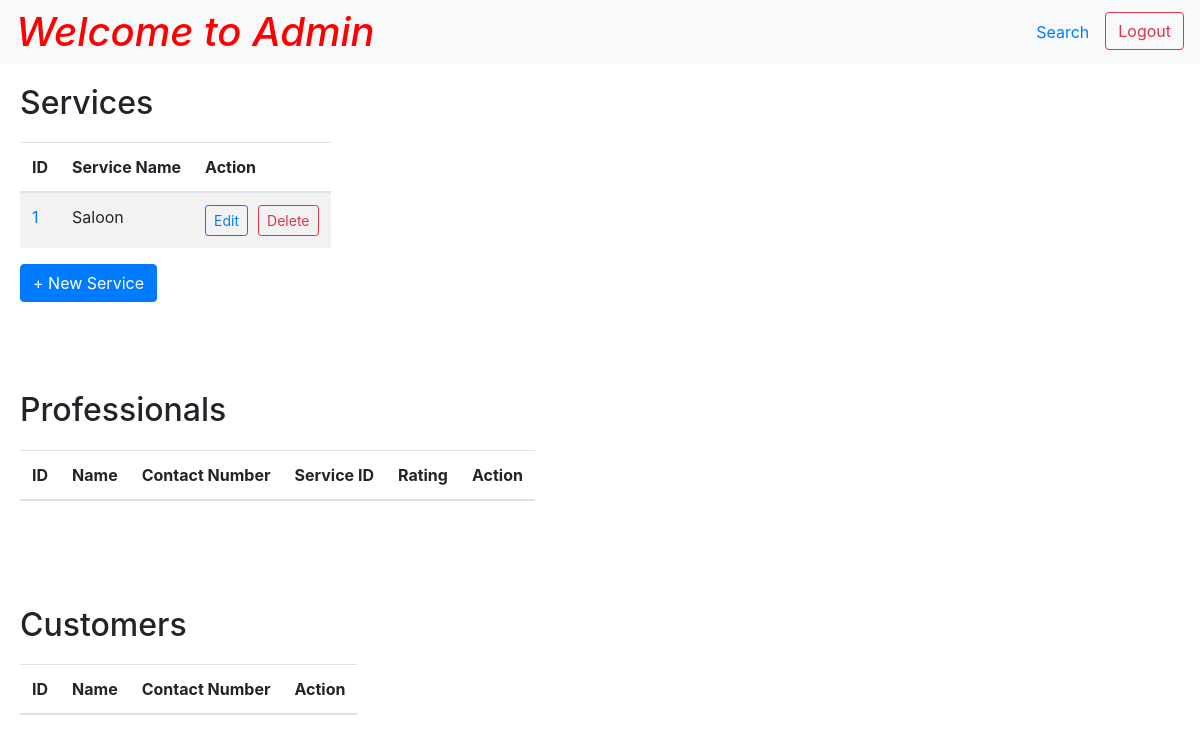
The page /admin (signed in) on the database as committed earlier.
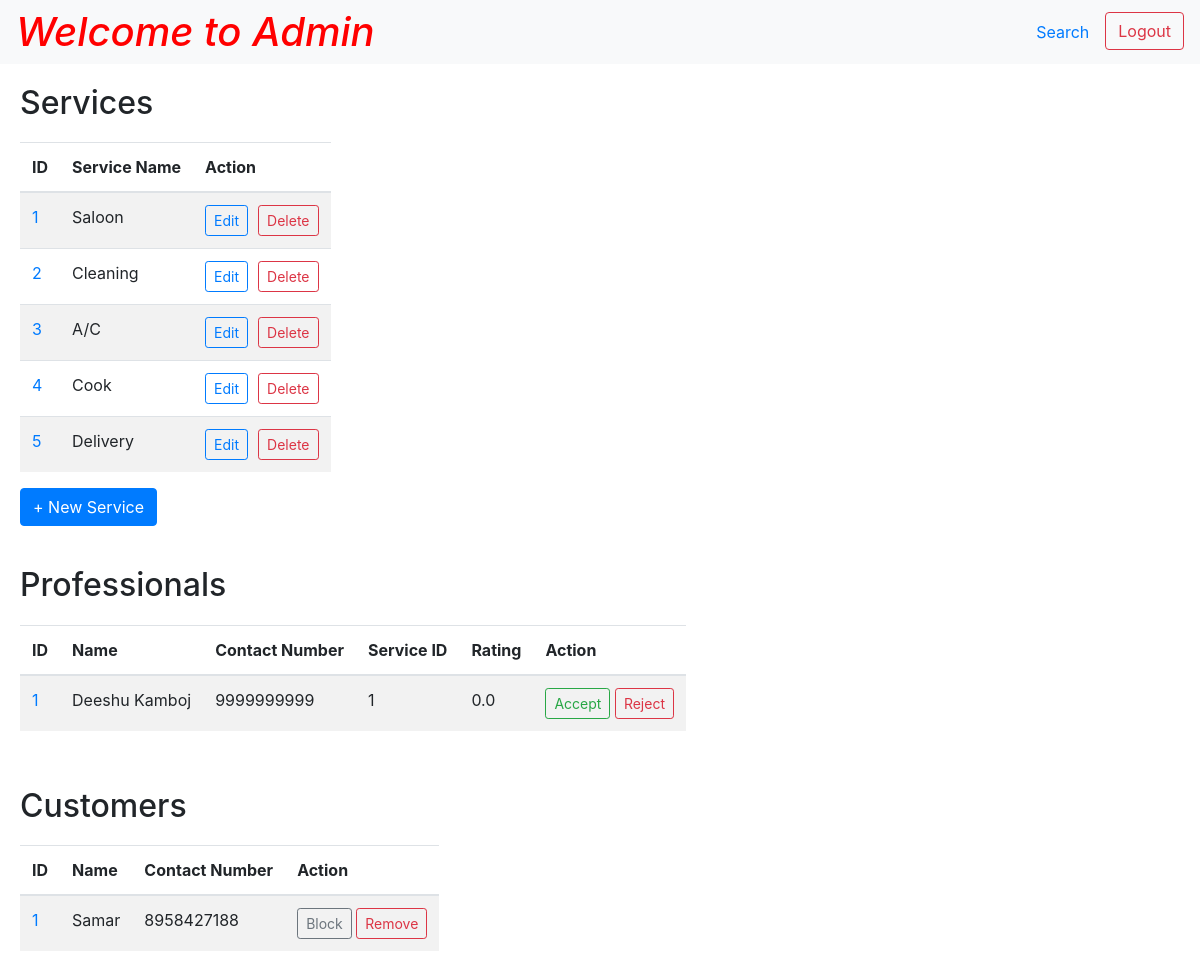
The same page on the database as committed later.
### tables this page shows
CREATE TABLE "services" (
    "id" INTEGER,
    "name" TEXT NOT NULL UNIQUE,
    "description" TEXT NOT NULL,
    "price" REAL NOT NULL,
    PRIMARY KEY("id")
);

CREATE TABLE "professionals" (
    "id" INTEGER,
    "fname" TEXT NOT NULL,
    "lname" TEXT,
    "address" TEXT NOT NULL,
    "pincode" INTEGER NOT NULL,
    "contact_number" TEXT NOT NULL UNIQUE,
    "email" TEXT NOT NULL UNIQUE,
    "password" TEXT NOT NULL,
    "service_id" INTEGER NOT NULL,
    "experience" INTEGER,
    "description" TEXT NOT NULL,
    "date_created" DATETIME DEFAULT CURRENT_TIMESTAMP,
    "rating" REAL DEFAULT 0,
    "status" TEXT CHECK("status" in (NULL, 'active', 'block')) DEFAULT NULL,
    PRIMARY KEY("id"),
    FOREIGN KEY("service_id") REFERENCES "services"("id") ON DELETE CASCADE
);

CREATE TABLE "customers" (
    "id" INTEGER,
    "fname" TEXT NOT NULL,
    "lname" TEXT,
    "address" TEXT,
    "pincode" INTEGER,
    "contact_number" TEXT NOT NULL UNIQUE,
    "email" TEXT NOT NULL UNIQUE,
    "password" TEXT NOT NULL,
    "status" TEXT CHECK("status" in ('active', 'block')) DEFAULT 'active',
    PRIMARY KEY("id")
);

### app.py (the view)
@app.route("/admin", methods=["GET", "POST"])
def admin():
    if request.method == "POST":
        ...
    else:
        if "username" in session and "password" in session:
            admin = helper.fetch_admin(username=session["username"],
                                        password=session["password"])
        else:
            admin = None
        if admin:
            professionals = helper.fetch_professionals()
            customers = helper.fetch_customers()
            services = helper.fetch_services()
            service_requests = helper.fetch_service_requests()
            return render_template("admin.html", professionals=professionals, customers=customers,
                                   services=services, requests=service_requests)
        else:
            return redirect(url_for("login"))

### app.py (called while the page is built)
@app.after_request
def add_header(response):
    response.headers['Cache-Control'] = 'no-store, no-cache, must-revalidate, post-check=0, pre-check=0, max-age=0'
    response.headers['Pragma'] = 'no-cache'
    response.headers['Expires'] = '-1'
    return response

### helper.py (called while the page is built)
def get_db():
    connection = sqlite3.connect("database.db")
    connection.execute("PRAGMA foreign_keys = ON")
    connection.row_factory = sqlite3.Row
    return connection

def fetch_admin(username, password):
    with get_db() as connection:
        db = connection.cursor()
        admin = db.execute("SELECT * FROM admins WHERE username = ? AND password = ?",
                (username, password)).fetchone()
        return admin

def fetch_customers():
    with get_db() as connection:
        db = connection.cursor()
        return db.execute("SELECT * FROM customers ORDER BY status").fetchall()

def fetch_professionals():
    with get_db() as connection:
        db = connection.cursor()
        return db.execute("SELECT * FROM professionals ORDER BY status, date_created").fetchall()

def fetch_services():
    with get_db() as connection:
        db = connection.cursor()
        return db.execute("SELECT * FROM services").fetchall()

def fetch_service_requests():
    with get_db() as connection:
        db = connection.cursor()
        return db.execute("SELECT * FROM service_requests").fetchall()

### templates/admin.html (shortened to what this page needs)
<!DOCTYPE html>
<html lang="en">
<head>
    <link rel="stylesheet" href="https://cdn.jsdelivr.net/npm/bootstrap@4.0.0/dist/css/bootstrap.min.css"
>
</head>
<body>
    <div class="page-wrapper">
        <nav class="navbar navbar-expand-lg navbar-light bg-light">
            <a href="/admin" style="text-decoration: none; color: red;">
                <h1>Welcome to Admin</h1>
            </a>
            <ul class="nav ml-auto">
                <li class="nav-item">
                    <a class="nav-link" href="/admin/search">Search</a>
                </li>
                <li>
                    <form action="/logout" class="d-inline">
                        <button type="submit" class="btn btn-outline-danger">Logout</button>
                    </form>
                </li>
            </ul>
        </nav>
        <div class="form-container">
            <h2>Services</h2>
            <table class="table table-striped table-responsive">
                <thead>
                    <tr>
                        <th>ID</th>
                        <th>Service Name</th>
                        <th>Action</th>
                    </tr>
                </thead>
                <tbody>
                    {% for service in services %}
                    <tr>
                        <td>
                            <a href="" data-toggle="modal" data-target="#serviceInfoModal{{ service['id'] }}">{{
                                service['id'] }}</a>
                        </td>
                        <td>{{ service["name"] }}</td>
                        <td>
                            <div class="form-row">
                                <div class="col">
                                    <button type="button" class="btn btn-outline-primary btn-sm" data-toggle="modal"
                                        data-target="#serviceEditModal{{ service['id'] }}">Edit</button>
                                </div>
                                <div class="col">
                                    <form action="{{ url_for('service', subpath='delete', id=service['id']) }}"
                                        method="post"
                                        onsubmit="return confirm('Are you sure you want to delete this service because this will remove all professionals from database?');">
                                        <button class="btn btn-outline-danger btn-sm" type="submit">Delete</button>
                                    </form>
                                </div>
                            </div>
                        </td>
                    </tr>
                    {% endfor %}
                </tbody>
            </table>
            <button type="button" class="btn btn-primary" data-toggle="modal" data-target="#serviceModal">
                + New Service
            </button>
        </div>
        <div class="form-container">
            <h2>Professionals</h2>
            <table class="table table-striped table-responsive">
                <thead>
                    <tr>
                        <th>ID</th>
                        <th>Name</th>
                        <th>Contact Number</th>
                        <th>Service ID</th>
                        <th>Rating</th>
                        <th>Action</th>
                    </tr>
                </thead>
                <tbody>
                    {% for professional in professionals %}
                    <tr>
                        <td>
                            <a href="" data-toggle="modal" data-target="#professionalModal{{ professional['id'] }}">{{
                                professional['id'] }}</a>
                        </td>
                        <td>{{ professional["fname"] + ' ' + professional["lname"] }}</td>
                        <td>{{ professional["contact_number"] }}</td>
                        <td>{{ professional["service_id"] }}</td>
                        <td>{{ professional["rating"] }}</td>
                        <td>
                            {% if professional['status'] == None %}
                            <form action="{{ url_for('accept_reject', id=professional['id']) }}" method="post">
                                <button class="btn btn-outline-success btn-sm" type="submit" value="accept"
                                    name="action">Accept</button>
                                <button class="btn btn-outline-danger btn-sm" type="submit" value="reject"
                                    name="action">Reject</button>
                            </form>
                            {% endif %}
                        </td>
                    </tr>
                    {% endfor %}
                </tbody>
            </table>
        </div>
        <div class="form-container">
            <h2>Customers</h2>
            <table class="table table-striped table-responsive">
                <thead>
                    <tr>
                        <th>ID</th>
                        <th>Name</th>
                        <th>Contact Number</th>
                        <th>Action</th>
                    </tr>
                </thead>
                <tbody>
                    {% for customer in customers %}
                    <tr>
                        <td>
                            <a href="" data-toggle="modal" data-target="#customerModal{{ customer['id'] }}">{{
                                customer['id'] }}</a>
                        </td>
                        <td>{{ customer["fname"] + ' ' + customer["lname"] }}</td>
                        <td>{{ customer["contact_number"] }}</td>
                        <td>
                            {% if customer['status'] == 'active' %}
                            <form action="{{ url_for('block_unblock', user='customer', id=customer['id']) }}"
                                method="post">
                                <button class="btn btn-outline-secondary btn-sm" type="submit" value="block"
                                    name="action">Block</button>
                                <button class="btn btn-outline-danger btn-sm" type="submit" value="remove"
                                    name="action">Remove</button>
                            </form>
                            {% endif %}
                        </td>
                    </tr>
                    {% endfor %}
                </tbody>
            </table>
        </div>
    </div>
</body>
</html>

### templates/admin.html (style rules this page uses)
html, body { height: 100%; margin: 0; }
.page-wrapper { display: flex; flex-direction: column; height: 100vh; }
.form-container { flex-grow: 1; width: 100%; padding: 20px; box-sizing: border-box; }
h1 { font-style: italic; margin: 0; }
table { width: 100%; margin-top: 20px; table-layout: auto; }

Rows that differ between the two databases and show on the page:
added services: id "2", name "Cleaning"
added services: id "3", name "A/C"
added services: id "4", name "Cook"
added services: id "5", name "Delivery"
added professionals: id "1", fname+lname "Deeshu Kamboj", contact_number "9999999999", service_id "1", rating "0.0"
added customers: id "1", fname+lname "Samar", contact_number "8958427188"
